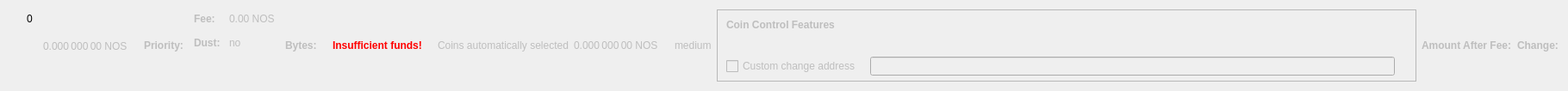
    <widget class="QWidget" name="dummyHideWidget" native="true">
     <property name="maximumSize">
      <size>
       <width>100</width>
       <height>22</height>
      </size>
     </property>
     <layout class="QHBoxLayout" name="dummyHideLayout">
      <item>
       <layout class="QFormLayout" name="formLayoutCoinControl1">
        <property name="horizontalSpacing">
         <number>10</number>
        </property>
        <property name="verticalSpacing">
         <number>14</number>
        </property>
        <property name="leftMargin">
         <number>10</number>
        </property>
        <property name="topMargin">
         <number>4</number>
        </property>
        <property name="rightMargin">
         <number>6</number>
        </property>
        <item row="0" column="1">
         <widget class="QLabel" name="labelCoinControlBytes">
          <property name="cursor">
           <cursorShape>IBeamCursor</cursorShape>
          </property>
          <property name="contextMenuPolicy">
           <enum>Qt::ActionsContextMenu</enum>
          </property>
          <property name="text">
           <string notr="true">0</string>
          </property>
          <property name="textInteractionFlags">
           <set>Qt::LinksAccessibleByMouse|Qt::TextSelectableByKeyboard|Qt::TextSelectableByMouse</set>
          </property>
         </widget>
        </item>
       </layout>
      </item>
      <item>
       <widget class="QLabel" name="labelCoinControlAfterFee">
        <property name="enabled">
         <bool>false</bool>
        </property>
        <property name="sizePolicy">
         <sizepolicy hsizetype="Fixed" vsizetype="Fixed">
          <horstretch>0</horstretch>
          <verstretch>0</verstretch>
         </sizepolicy>
        </property>
        <property name="minimumSize">
         <size>
          <width>111</width>
          <height>12</height>
         </size>
        </property>
        <property name="maximumSize">
         <size>
          <width>111</width>
          <height>12</height>
         </size>
        </property>
        <property name="cursor">
         <cursorShape>IBeamCursor</cursorShape>
        </property>
        <property name="contextMenuPolicy">
         <enum>Qt::ActionsContextMenu</enum>
        </property>
        <property name="text">
         <string notr="true">0.000 000 00 NOS</string>
        </property>
        <property name="textInteractionFlags">
         <set>Qt::LinksAccessibleByMouse|Qt::TextSelectableByKeyboard|Qt::TextSelectableByMouse</set>
        </property>
       </widget>
      </item>
      <item>
       <widget class="QLabel" name="labelCoinControlPriorityText">
        <property name="enabled">
         <bool>false</bool>
        </property>
        <property name="font">
         <font>
          <weight>75</weight>
          <bold>true</bold>
         </font>
        </property>
        <property name="text">
         <string>Priority:</string>
        </property>
       </widget>
      </item>
      <item>
       <layout class="QHBoxLayout" name="horizontalLayout"/>
      </item>
      <item>
       <layout class="QFormLayout" name="formLayoutCoinControl3">
        <property name="horizontalSpacing">
         <number>10</number>
        </property>
        <property name="verticalSpacing">
         <number>14</number>
        </property>
        <property name="leftMargin">
         <number>6</number>
        </property>
        <property name="topMargin">
         <number>4</number>
        </property>
        <property name="rightMargin">
         <number>6</number>
        </property>
        <item row="0" column="0">
         <widget class="QLabel" name="labelCoinControlFeeText">
          <property name="enabled">
           <bool>false</bool>
          </property>
          <property name="font">
           <font>
            <weight>75</weight>
            <bold>true</bold>
           </font>
          </property>
          <property name="text">
           <string>Fee:</string>
          </property>
          <property name="margin">
           <number>0</number>
          </property>
         </widget>
        </item>
        <item row="0" column="1">
         <widget class="QLabel" name="labelCoinControlFee">
          <property name="enabled">
           <bool>false</bool>
          </property>
          <property name="cursor">
           <cursorShape>IBeamCursor</cursorShape>
          </property>
          <property name="contextMenuPolicy">
           <enum>Qt::ActionsContextMenu</enum>
          </property>
          <property name="text">
           <string notr="true">0.00 NOS</string>
          </property>
          <property name="textInteractionFlags">
           <set>Qt::LinksAccessibleByMouse|Qt::TextSelectableByKeyboard|Qt::TextSelectableByMouse</set>
          </property>
         </widget>
        </item>
        <item row="1" column="0">
         <widget class="QLabel" name="labelCoinControlLowOutputText">
          <property name="enabled">
           <bool>false</bool>
          </property>
          <property name="font">
           <font>
            <weight>75</weight>
            <bold>true</bold>
           </font>
          </property>
          <property name="text">
           <string>Dust:</string>
          </property>
         </widget>
        </item>
        <item row="1" column="1">
         <widget class="QLabel" name="labelCoinControlLowOutput">
          <property name="enabled">
           <bool>false</bool>
          </property>
          <property name="cursor">
           <cursorShape>IBeamCursor</cursorShape>
          </property>
          <property name="contextMenuPolicy">
           <enum>Qt::ActionsContextMenu</enum>
          </property>
          <property name="text">
           <string>no</string>
          </property>
          <property name="textInteractionFlags">
           <set>Qt::LinksAccessibleByMouse|Qt::TextSelectableByKeyboard|Qt::TextSelectableByMouse</set>
          </property>
         </widget>
        </item>
       </layout>
      </item>
      <item>
       <widget class="QLabel" name="labelCoinControlBytesText">
        <property name="enabled">
         <bool>false</bool>
        </property>
        <property name="font">
         <font>
          <weight>75</weight>
          <bold>true</bold>
         </font>
        </property>
        <property name="text">
         <string>Bytes:</string>
        </property>
       </widget>
      </item>
      <item>
       <layout class="QFormLayout" name="formLayoutCoinControl2">
        <property name="horizontalSpacing">
         <number>10</number>
        </property>
        <property name="verticalSpacing">
         <number>14</number>
        </property>
        <property name="leftMargin">
         <number>6</number>
        </property>
        <property name="topMargin">
         <number>4</number>
        </property>
        <property name="rightMargin">
         <number>6</number>
        </property>
       </layout>
      </item>
      <item>
       <layout class="QHBoxLayout" name="horizontalLayoutCoinControl2">
        <property name="spacing">
         <number>8</number>
        </property>
        <property name="bottomMargin">
         <number>10</number>
        </property>
       </layout>
      </item>
      <item>
       <widget class="QLabel" name="labelCoinControlInsuffFunds">
        <property name="enabled">
         <bool>false</bool>
        </property>
        <property name="minimumSize">
         <size>
          <width>0</width>
          <height>0</height>
         </size>
        </property>
        <property name="font">
         <font>
          <weight>75</weight>
          <bold>true</bold>
         </font>
        </property>
        <property name="styleSheet">
         <string notr="true">color:red;font-weight:bold;</string>
        </property>
        <property name="text">
         <string>Insufficient funds!</string>
        </property>
        <property name="margin">
         <number>5</number>
        </property>
       </widget>
      </item>
      <item>
       <layout class="QFormLayout" name="formLayoutCoinControl4">
        <property name="horizontalSpacing">
         <number>10</number>
        </property>
        <property name="verticalSpacing">
         <number>14</number>
        </property>
        <property name="leftMargin">
         <number>6</number>
        </property>
        <property name="topMargin">
         <number>4</number>
        </property>
        <property name="rightMargin">
         <number>6</number>
        </property>
       </layout>
      </item>
      <item>
       <widget class="QLabel" name="labelCoinControlAutomaticallySelected">
        <property name="enabled">
         <bool>false</bool>
        </property>
        <property name="sizePolicy">
         <sizepolicy hsizetype="Fixed" vsizetype="Fixed">
          <horstretch>0</horstretch>
          <verstretch>0</verstretch>
         </sizepolicy>
        </property>
        <property name="minimumSize">
         <size>
          <width>0</width>
          <height>0</height>
         </size>
        </property>
        <property name="maximumSize">
         <size>
          <width>240</width>
          <height>16777215</height>
         </size>
        </property>
        <property name="text">
         <string>Coins automatically selected</string>
        </property>
        <property name="margin">
         <number>5</number>
        </property>
       </widget>
      </item>
      <item>
       <widget class="QLabel" name="labelCoinControlChange">
        <property name="enabled">
         <bool>false</bool>
        </property>
        <property name="sizePolicy">
         <sizepolicy hsizetype="Fixed" vsizetype="Fixed">
          <horstretch>0</horstretch>
          <verstretch>0</verstretch>
         </sizepolicy>
        </property>
        <property name="minimumSize">
         <size>
          <width>111</width>
          <height>0</height>
         </size>
        </property>
        <property name="maximumSize">
         <size>
          <width>111</width>
          <height>16777215</height>
         </size>
        </property>
        <property name="cursor">
         <cursorShape>IBeamCursor</cursorShape>
        </property>
        <property name="contextMenuPolicy">
         <enum>Qt::ActionsContextMenu</enum>
        </property>
        <property name="text">
         <string notr="true">0.000 000 00 NOS</string>
        </property>
        <property name="textInteractionFlags">
         <set>Qt::LinksAccessibleByMouse|Qt::TextSelectableByKeyboard|Qt::TextSelectableByMouse</set>
        </property>
       </widget>
      </item>
      <item>
       <widget class="QLabel" name="labelCoinControlPriority">
        <property name="enabled">
         <bool>false</bool>
        </property>
        <property name="cursor">
         <cursorShape>IBeamCursor</cursorShape>
        </property>
        <property name="contextMenuPolicy">
         <enum>Qt::ActionsContextMenu</enum>
        </property>
        <property name="text">
         <string>medium</string>
        </property>
        <property name="textInteractionFlags">
         <set>Qt::LinksAccessibleByMouse|Qt::TextSelectableByKeyboard|Qt::TextSelectableByMouse</set>
        </property>
       </widget>
      </item>
      <item>
       <widget class="QFrame" name="frameCoinControl">
        <property name="sizePolicy">
         <sizepolicy hsizetype="Expanding" vsizetype="Expanding">
          <horstretch>0</horstretch>
          <verstretch>0</verstretch>
         </sizepolicy>
        </property>
        <property name="maximumSize">
         <size>
          <width>16777215</width>
          <height>16777215</height>
         </size>
        </property>
        <property name="frameShape">
         <enum>QFrame::StyledPanel</enum>
        </property>
        <property name="frameShadow">
         <enum>QFrame::Sunken</enum>
        </property>
        <layout class="QVBoxLayout" name="verticalLayoutCoinControl2_2">
         <property name="spacing">
          <number>0</number>
         </property>
         <property name="leftMargin">
          <number>0</number>
         </property>
         <property name="topMargin">
          <number>0</number>
         </property>
         <property name="rightMargin">
          <number>0</number>
         </property>
         <property name="bottomMargin">
          <number>6</number>
         </property>
         <item>
          <layout class="QVBoxLayout" name="verticalLayoutCoinControl" stretch="0,0,0,1">
           <property name="spacing">
            <number>0</number>
           </property>
           <property name="leftMargin">
            <number>10</number>
           </property>
           <property name="topMargin">
            <number>10</number>
           </property>
           <item>
            <layout class="QHBoxLayout" name="horizontalLayoutCoinControl1">
             <property name="bottomMargin">
              <number>15</number>
             </property>
             <item>
              <widget class="QLabel" name="labelCoinControlFeatures">
               <property name="enabled">
                <bool>false</bool>
               </property>
               <property name="sizePolicy">
                <sizepolicy hsizetype="Preferred" vsizetype="Maximum">
                 <horstretch>0</horstretch>
                 <verstretch>0</verstretch>
                </sizepolicy>
               </property>
               <property name="font">
                <font>
                 <weight>75</weight>
                 <bold>true</bold>
                </font>
               </property>
               <property name="styleSheet">
                <string notr="true">font-weight:bold;</string>
               </property>
               <property name="text">
                <string>Coin Control Features</string>
               </property>
              </widget>
             </item>
            </layout>
           </item>
           <item>
            <widget class="QWidget" name="widgetCoinControl" native="true">
             <property name="sizePolicy">
              <sizepolicy hsizetype="Preferred" vsizetype="Preferred">
               <horstretch>0</horstretch>
               <verstretch>0</verstretch>
              </sizepolicy>
             </property>
             <property name="minimumSize">
              <size>
               <width>0</width>
               <height>0</height>
              </size>
             </property>
             <property name="styleSheet">
              <string notr="true"/>
             </property>
             <layout class="QHBoxLayout" name="horizontalLayoutCoinControl5_2">
              <property name="leftMargin">
               <number>0</number>
              </property>
              <property name="topMargin">
               <number>0</number>
              </property>
              <property name="rightMargin">
               <number>0</number>
              </property>
              <property name="bottomMargin">
               <number>0</number>
              </property>
              <item>
               <layout class="QHBoxLayout" name="horizontalLayoutCoinControl3">
                <property name="spacing">
                 <number>20</number>
                </property>
                <property name="topMargin">
                 <number>0</number>
                </property>
                <property name="bottomMargin">
                 <number>10</number>
                </property>
               </layout>
              </item>
             </layout>
            </widget>
           </item>
           <item>
            <layout class="QHBoxLayout" name="horizontalLayoutCoinControl4" stretch="0,0,0">
             <property name="spacing">
              <number>12</number>
             </property>
             <property name="sizeConstraint">
              <enum>QLayout::SetDefaultConstraint</enum>
             </property>
             <property name="topMargin">
              <number>5</number>
             </property>
             <property name="rightMargin">
              <number>5</number>
             </property>
             <item>
              <widget class="QCheckBox" name="checkBoxCoinControlChange">
               <property name="enabled">
                <bool>false</bool>
               </property>
               <property name="toolTip">
                <string>If this is activated, but the change address is empty or invalid, change will be sent to a newly generated address.</string>
               </property>
               <property name="text">
                <string>Custom change address</string>
               </property>
              </widget>
             </item>
             <item>
              <widget class="QValidatedLineEdit" name="lineEditCoinControlChange">
               <property name="enabled">
                <bool>false</bool>
               </property>
               <property name="sizePolicy">
                <sizepolicy hsizetype="Expanding" vsizetype="Fixed">
                 <horstretch>0</horstretch>
                 <verstretch>0</verstretch>
                </sizepolicy>
               </property>
              </widget>
             </item>
             <item>
              <widget class="QLabel" name="labelCoinControlChangeLabel_2">
               <property name="sizePolicy">
                <sizepolicy hsizetype="Preferred" vsizetype="Expanding">
                 <horstretch>0</horstretch>
                 <verstretch>0</verstretch>
                </sizepolicy>
               </property>
               <property name="minimumSize">
                <size>
                 <width>0</width>
                 <height>0</height>
                </size>
               </property>
               <property name="text">
                <string/>
               </property>
               <property name="margin">
                <number>3</number>
               </property>
              </widget>
             </item>
            </layout>
           </item>
           <item>
            <spacer name="verticalSpacerCoinControl">
             <property name="orientation">
              <enum>Qt::Vertical</enum>
             </property>
             <property name="sizeHint" stdset="0">
              <size>
               <width>800</width>
               <height>1</height>
              </size>
             </property>
            </spacer>
           </item>
          </layout>
         </item>
        </layout>
       </widget>
      </item>
      <item>
       <widget class="QLabel" name="labelCoinControlAfterFeeText">
        <property name="enabled">
         <bool>false</bool>
        </property>
        <property name="minimumSize">
         <size>
          <width>0</width>
          <height>0</height>
         </size>
        </property>
        <property name="maximumSize">
         <size>
          <width>16777215</width>
          <height>16777215</height>
         </size>
        </property>
        <property name="font">
         <font>
          <weight>75</weight>
          <bold>true</bold>
         </font>
        </property>
        <property name="text">
         <string>Amount After Fee:</string>
        </property>
        <property name="alignment">
         <set>Qt::AlignLeading|Qt::AlignLeft|Qt::AlignVCenter</set>
        </property>
        <property name="margin">
         <number>0</number>
        </property>
       </widget>
      </item>
      <item>
       <widget class="QLabel" name="labelCoinControlChangeText">
        <property name="enabled">
         <bool>false</bool>
        </property>
        <property name="sizePolicy">
         <sizepolicy hsizetype="Preferred" vsizetype="Preferred">
          <horstretch>0</horstretch>
          <verstretch>0</verstretch>
         </sizepolicy>
        </property>
        <property name="minimumSize">
         <size>
          <width>0</width>
          <height>0</height>
         </size>
        </property>
        <property name="maximumSize">
         <size>
          <width>16777215</width>
          <height>16777215</height>
         </size>
        </property>
        <property name="font">
         <font>
          <weight>75</weight>
          <bold>true</bold>
         </font>
        </property>
        <property name="text">
         <string>Change:</string>
        </property>
        <property name="alignment">
         <set>Qt::AlignLeading|Qt::AlignLeft|Qt::AlignVCenter</set>
        </property>
       </widget>
      </item>
     </layout>
    </widget>
